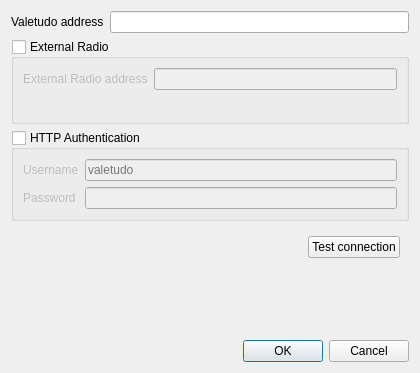
<?xml version="1.0" encoding="UTF-8"?>
<ui version="4.0">
 <class>RobotConfigDialog</class>
 <widget class="QDialog" name="RobotConfigDialog">
  <property name="windowModality">
   <enum>Qt::ApplicationModal</enum>
  </property>
  <property name="geometry">
   <rect>
    <x>0</x>
    <y>0</y>
    <width>420</width>
    <height>373</height>
   </rect>
  </property>
  <property name="sizePolicy">
   <sizepolicy hsizetype="Preferred" vsizetype="Preferred">
    <horstretch>0</horstretch>
    <verstretch>0</verstretch>
   </sizepolicy>
  </property>
  <property name="minimumSize">
   <size>
    <width>420</width>
    <height>300</height>
   </size>
  </property>
  <property name="windowTitle">
   <string>Robot Setup</string>
  </property>
  <layout class="QVBoxLayout" name="verticalLayout">
   <item>
    <layout class="QFormLayout" name="formLayout">
     <item row="0" column="0">
      <widget class="QLabel" name="label_2">
       <property name="text">
        <string>Valetudo address</string>
       </property>
      </widget>
     </item>
     <item row="0" column="1">
      <widget class="QLineEdit" name="valetudoAddress">
       <property name="sizePolicy">
        <sizepolicy hsizetype="MinimumExpanding" vsizetype="Fixed">
         <horstretch>0</horstretch>
         <verstretch>0</verstretch>
        </sizepolicy>
       </property>
       <property name="text">
        <string/>
       </property>
      </widget>
     </item>
    </layout>
   </item>
   <item>
    <widget class="QGroupBox" name="groupBoxExRadio">
     <property name="minimumSize">
      <size>
       <width>0</width>
       <height>0</height>
      </size>
     </property>
     <property name="autoFillBackground">
      <bool>false</bool>
     </property>
     <property name="title">
      <string>External Radio</string>
     </property>
     <property name="flat">
      <bool>false</bool>
     </property>
     <property name="checkable">
      <bool>true</bool>
     </property>
     <property name="checked">
      <bool>false</bool>
     </property>
     <layout class="QVBoxLayout" name="verticalLayout_2">
      <item>
       <layout class="QFormLayout" name="formLayout_4">
        <property name="topMargin">
         <number>0</number>
        </property>
        <property name="bottomMargin">
         <number>22</number>
        </property>
        <item row="0" column="0">
         <widget class="QLabel" name="radioAddressLabel">
          <property name="text">
           <string>External Radio address</string>
          </property>
         </widget>
        </item>
        <item row="0" column="1">
         <widget class="QLineEdit" name="radioAddress"/>
        </item>
       </layout>
      </item>
     </layout>
    </widget>
   </item>
   <item>
    <widget class="QGroupBox" name="groupBoxAuth">
     <property name="title">
      <string>HTTP Authentication</string>
     </property>
     <property name="checkable">
      <bool>true</bool>
     </property>
     <property name="checked">
      <bool>false</bool>
     </property>
     <layout class="QVBoxLayout" name="verticalLayout_5">
      <item>
       <layout class="QFormLayout" name="formLayout_2">
        <property name="bottomMargin">
         <number>0</number>
        </property>
        <item row="0" column="0">
         <widget class="QLabel" name="label_3">
          <property name="text">
           <string>Username</string>
          </property>
         </widget>
        </item>
        <item row="0" column="1">
         <widget class="QLineEdit" name="authUsername">
          <property name="sizePolicy">
           <sizepolicy hsizetype="MinimumExpanding" vsizetype="Fixed">
            <horstretch>0</horstretch>
            <verstretch>0</verstretch>
           </sizepolicy>
          </property>
          <property name="placeholderText">
           <string>valetudo</string>
          </property>
         </widget>
        </item>
        <item row="1" column="0">
         <widget class="QLabel" name="label_4">
          <property name="text">
           <string>Password</string>
          </property>
         </widget>
        </item>
        <item row="1" column="1">
         <widget class="QLineEdit" name="authPassword">
          <property name="sizePolicy">
           <sizepolicy hsizetype="MinimumExpanding" vsizetype="Fixed">
            <horstretch>0</horstretch>
            <verstretch>0</verstretch>
           </sizepolicy>
          </property>
          <property name="echoMode">
           <enum>QLineEdit::Password</enum>
          </property>
         </widget>
        </item>
       </layout>
      </item>
     </layout>
    </widget>
   </item>
   <item>
    <widget class="QWidget" name="widget" native="true">
     <layout class="QHBoxLayout" name="horizontalLayout">
      <item>
       <spacer name="horizontalSpacer">
        <property name="orientation">
         <enum>Qt::Horizontal</enum>
        </property>
        <property name="sizeHint" stdset="0">
         <size>
          <width>271</width>
          <height>20</height>
         </size>
        </property>
       </spacer>
      </item>
      <item>
       <widget class="QPushButton" name="buttonTestConnection">
        <property name="sizePolicy">
         <sizepolicy hsizetype="Preferred" vsizetype="Fixed">
          <horstretch>0</horstretch>
          <verstretch>0</verstretch>
         </sizepolicy>
        </property>
        <property name="text">
         <string>Test connection</string>
        </property>
       </widget>
      </item>
     </layout>
    </widget>
   </item>
   <item>
    <spacer name="verticalSpacer">
     <property name="orientation">
      <enum>Qt::Vertical</enum>
     </property>
     <property name="sizeHint" stdset="0">
      <size>
       <width>20</width>
       <height>40</height>
      </size>
     </property>
    </spacer>
   </item>
   <item>
    <widget class="QDialogButtonBox" name="buttonBox">
     <property name="orientation">
      <enum>Qt::Horizontal</enum>
     </property>
     <property name="standardButtons">
      <set>QDialogButtonBox::Cancel|QDialogButtonBox::Ok</set>
     </property>
    </widget>
   </item>
  </layout>
 </widget>
 <tabstops>
  <tabstop>valetudoAddress</tabstop>
  <tabstop>groupBoxAuth</tabstop>
  <tabstop>authUsername</tabstop>
  <tabstop>authPassword</tabstop>
  <tabstop>buttonTestConnection</tabstop>
 </tabstops>
 <resources/>
 <connections>
  <connection>
   <sender>buttonBox</sender>
   <signal>accepted()</signal>
   <receiver>RobotConfigDialog</receiver>
   <slot>accept()</slot>
   <hints>
    <hint type="sourcelabel">
     <x>248</x>
     <y>254</y>
    </hint>
    <hint type="destinationlabel">
     <x>157</x>
     <y>274</y>
    </hint>
   </hints>
  </connection>
  <connection>
   <sender>buttonBox</sender>
   <signal>rejected()</signal>
   <receiver>RobotConfigDialog</receiver>
   <slot>reject()</slot>
   <hints>
    <hint type="sourcelabel">
     <x>316</x>
     <y>260</y>
    </hint>
    <hint type="destinationlabel">
     <x>286</x>
     <y>274</y>
    </hint>
   </hints>
  </connection>
 </connections>
</ui>
